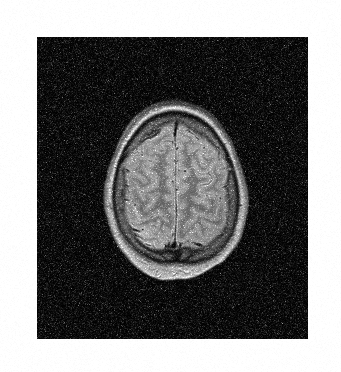
#> input picture HW5_DIP/MRI_Noisy.png, 341 x 372 px
$ jupyter execute Q3.ipynb
#> lines starting #> are read from the running program, lines starting #| are printed output that depends on the picture
[cell 1]
import matplotlib.pyplot as plt
import numpy as np
import cv2

[cell 2]
image = cv2.imread("MRI_Noisy.png", 0)
#> image is the input picture: shape (372, 341); min 0, max 255, mean 117.3
plt.imshow(image,cmap='gray')

[cell 3]
image.shape
#> Out = (372, 341)

[cell 4]
plt.hist(image[:,310:340])
plt.show()
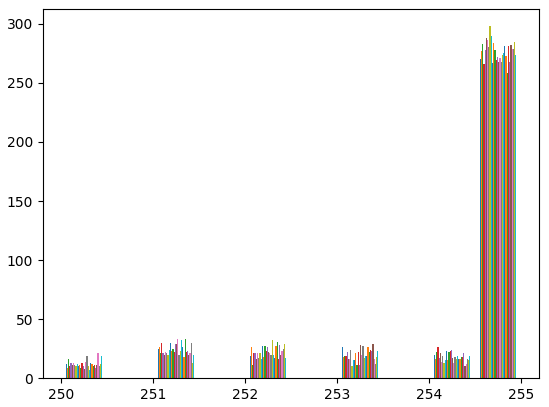
#> figure drawn by matplotlib, 1 panel; tallest bar 270 high, from x = 254.6 to 254.6; tallest bar 277 high, from x = 254.6 to 254.6; tallest bar 283 high, from x = 254.6 to 254.6

### Uniform Noise

[cell 5]
plt.hist(image[100:300,260:295])
plt.show()
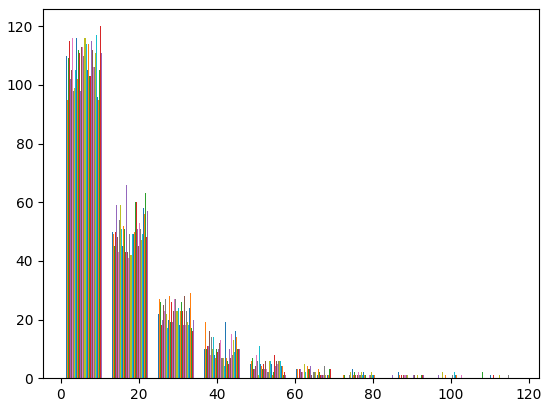
#> figure drawn by matplotlib, 1 panel; tallest bar 110 high, from x = 1.18 to 1.45; tallest bar 95 high, from x = 1.45 to 1.72; tallest bar 109 high, from x = 1.72 to 1.99

### Uniform Noise

[cell 6]
image = cv2.imread("DentalXray_Noisy.png", 0)
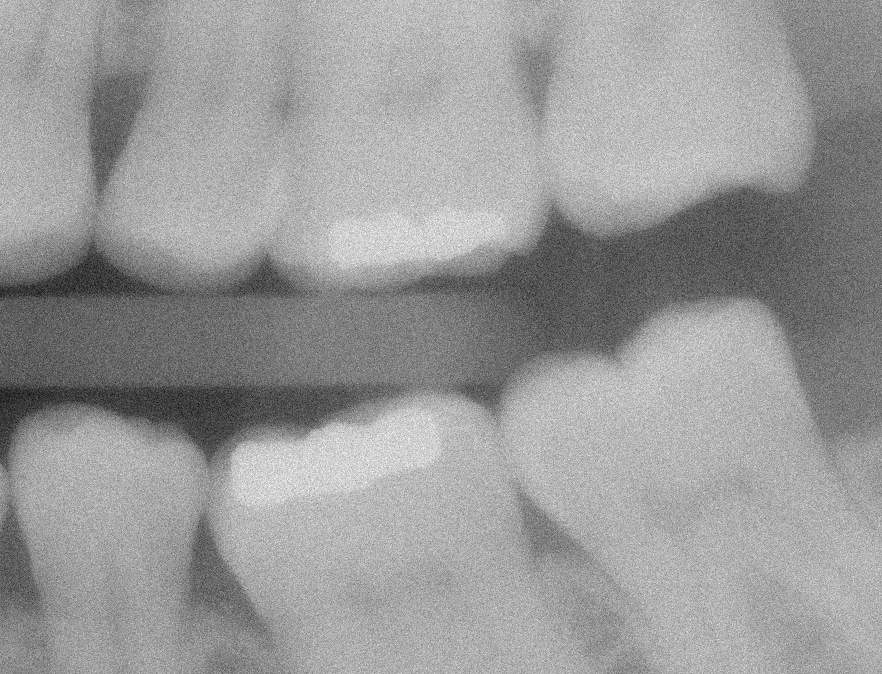
#> input picture HW5_DIP/DentalXray_Noisy.png, 882 x 674 px
#> image is the input picture: shape (674, 882); min 0, max 254, mean 153.8

[cell 7]
def Adaptive_Local_Noise_Reduction_Filter(image):
    (X,Y) = image.shape
#> X = 674; Y = 882
    lmean = np.zeros((X,Y))
    lvar = np.zeros((X,Y))
    padded = cv2.copyMakeBorder(image, 3, 3, 3, 3, cv2.BORDER_CONSTANT,value=0)
    for i in range(X-6):
        for j in range(Y-6):
            temp = np.array(padded[i:i+7,j:j+7])
            lmean[i,j] = temp.mean()
            lvar[i,j] = temp.std()
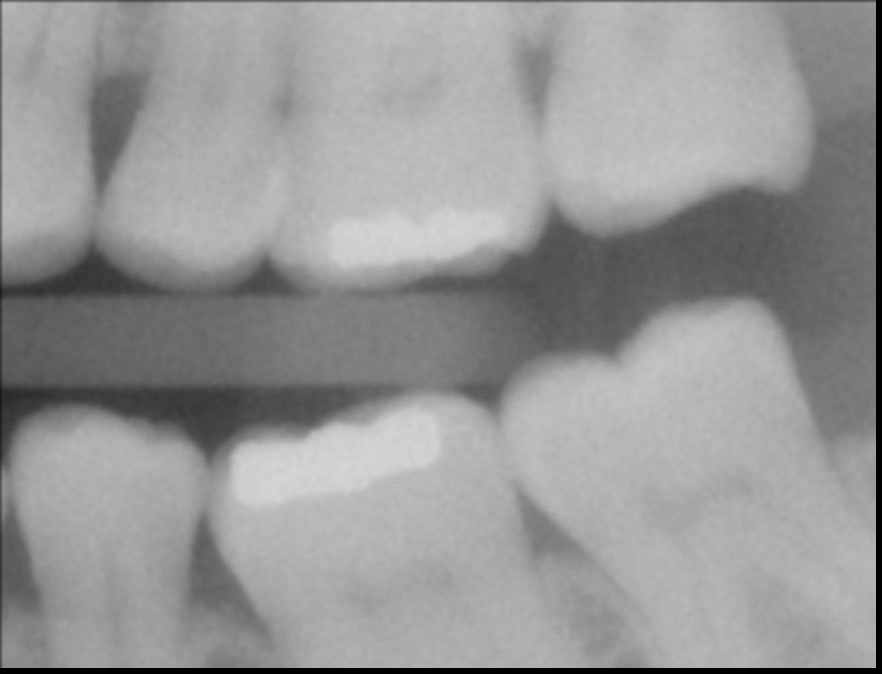
#> lmean: shape (674, 882) float64; min 0, max 215, mean 151.1
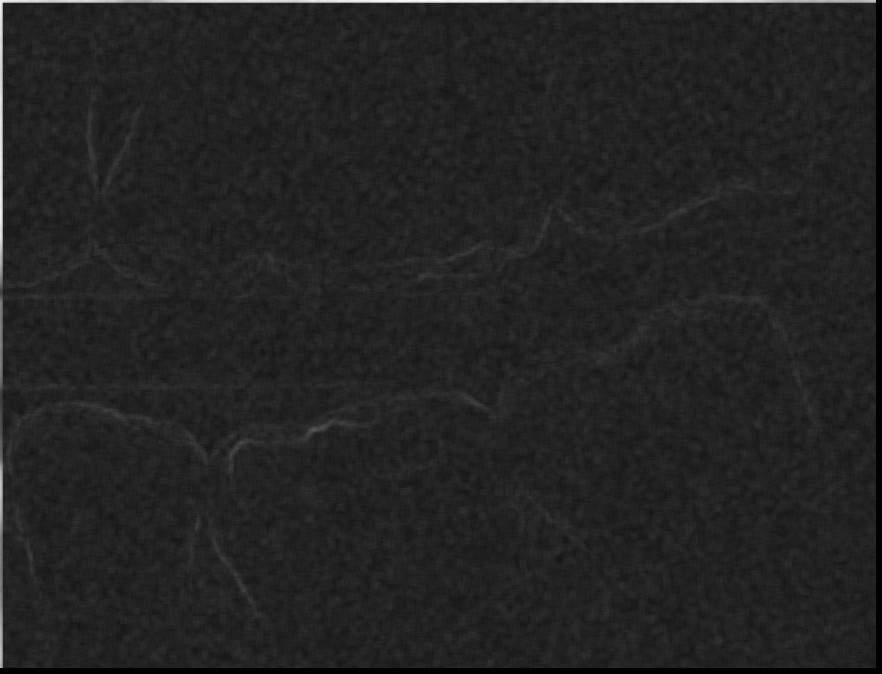
#> lvar: shape (674, 882) float64; min 0, max 96.93, mean 13.4; drawn with min black and max white

    nvar = lvar.sum()/(X*Y)
#> nvar = 13.42

    for i in range(X):
        for j in range(Y):
            if lvar[i,j]<nvar:
                lvar[i,j] = nvar
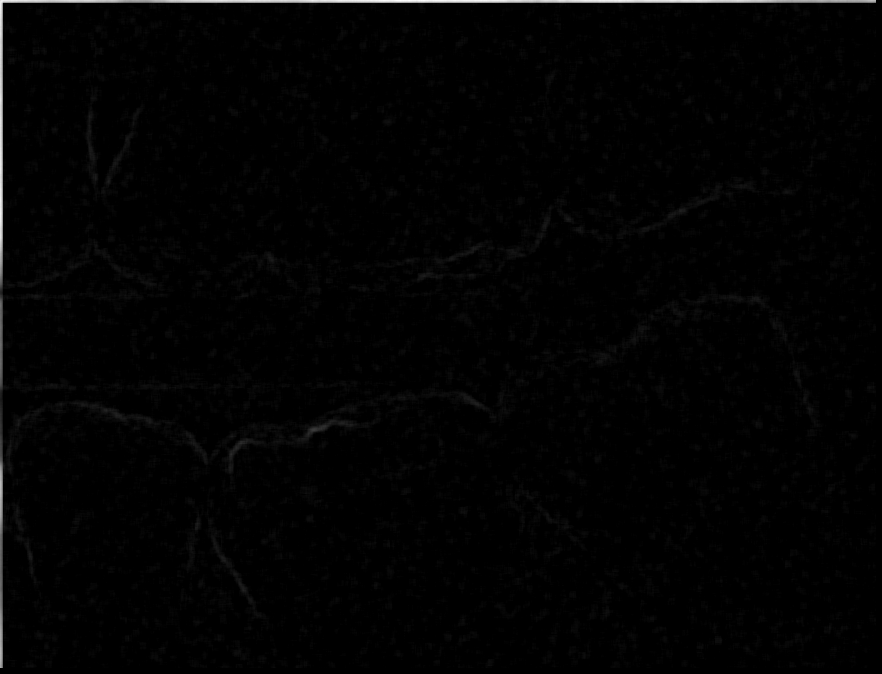
#> lvar: shape (674, 882) float64; min 13.42, max 96.93, mean 14.3; drawn with min black and max white

    newimage = np.zeros((X,Y))
    newimage = nvar/lvar
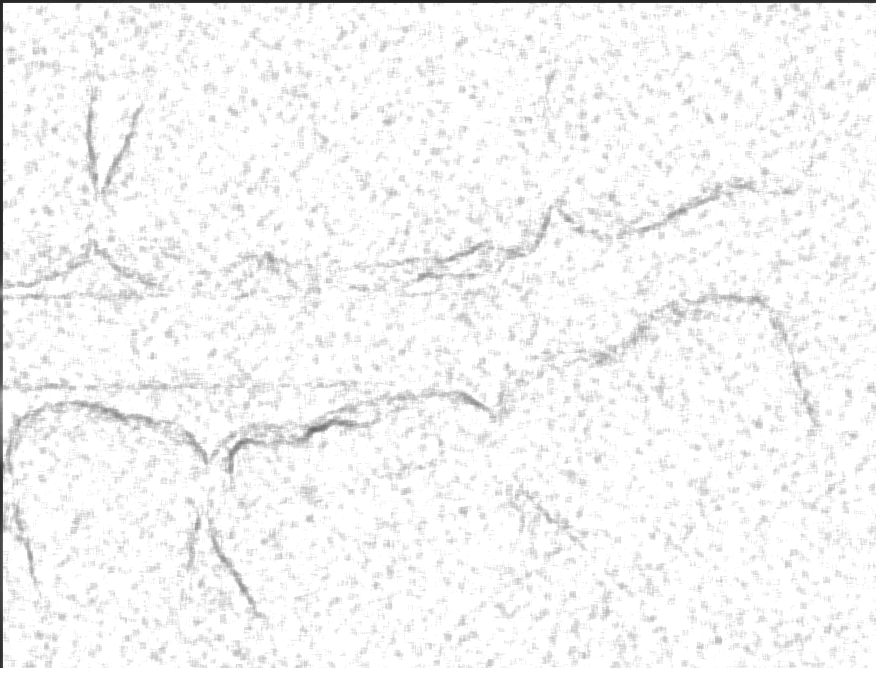
#> newimage: shape (674, 882) float64; min 0.138, max 1, mean 0.963
    newimage = newimage*(image-lmean)
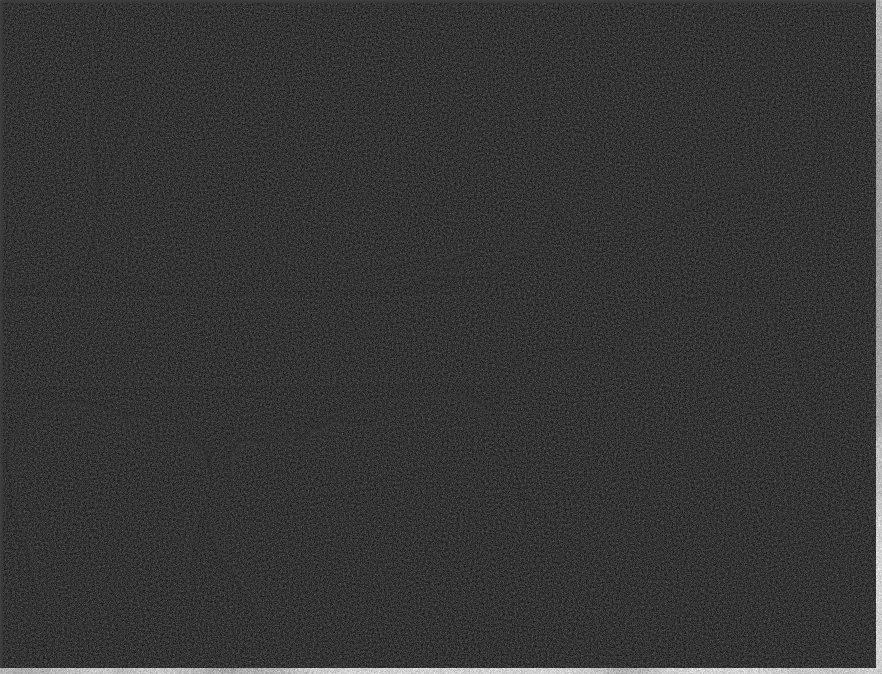
#> newimage: shape (674, 882) float64; min -57.52, max 225, mean 2.4; drawn with min black and max white
    newimage = image - newimage
    return newimage.astype("uint8")

[cell 8]
plt.imshow(Adaptive_Local_Noise_Reduction_Filter(image),cmap="gray")

[cell 9]
kernel = np.ones((7,7),np.float32)/49
ave = cv2.filter2D(image,-1,kernel)
plt.imshow(ave,cmap='gray')
